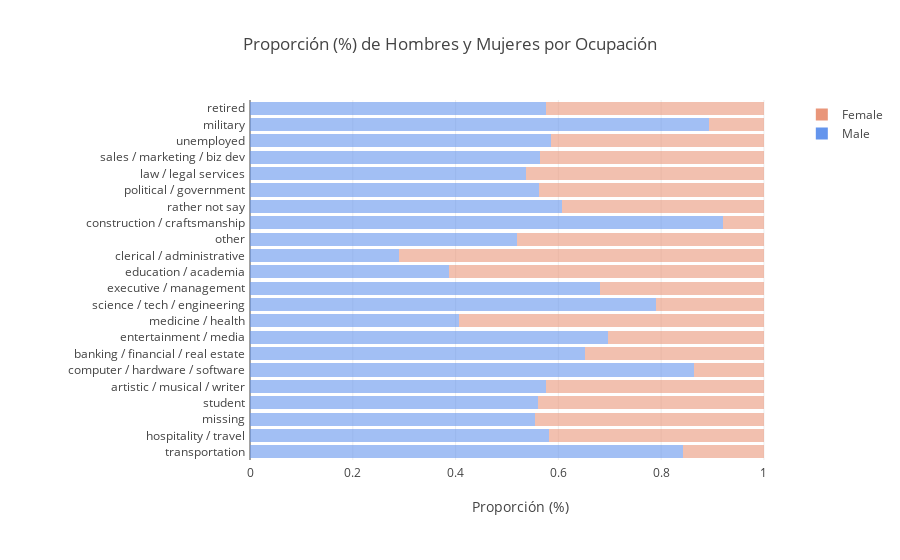

Notebook cell for this chart:
### Code cell
trace1 = go.Bar(
    y=list(df_m.job.unique()),
    x=[len(df_m[df_m.job==x])/len(df.loc[df.job == x])  for x in list(df_m.job.unique())],
    marker=dict(color="cornflowerblue",
            opacity=0.6),name='Male',orientation='h'
)
trace2 = go.Bar(
    y=list(df_f.job.unique()),
    x=[len(df_f[df_f.job==x])/len(df.loc[df.job == x])   for x in list(df_f.job.unique())],
    marker=dict(color="darksalmon",
            opacity=0.6),
    name='Female',orientation='h'
)

data = [trace1, trace2]
layout = go.Layout(
    barmode='stack', margin=go.layout.Margin(
        l=250,
        r=50,
        b=100,
        t=100,
        pad=4
    ),
    title = 'Proporción (%) de Hombres y Mujeres por Ocupación',
     xaxis = dict(title = 'Proporción (%)',
        hoverformat = '.2%'
    )
)

fig = go.Figure(data=data, layout=layout)
iplot(fig)

### Figure 1 — Plotly figure (JSON) as saved in the notebook; plotly's stock layout.template omitted (floating-point values rounded to 4 significant figures)
{"data": [{"marker": {"color": "cornflowerblue", "opacity": 0.6}, "name": "Male", "orientation": "h", "type": "bar", "uid": "9d8e7b1a-b50b-492f-80df-225b2cbc4001", "x": [0.8415, 0.5821, 0.554, 0.5594, 0.576, 0.8639, 0.6514, 0.6973, 0.4057, 0.7904, 0.6818, 0.3866, 0.2894, 0.5198, 0.9207, 0.6078, 0.5621, 0.5366, 0.5637, 0.5861, 0.8922, 0.576], "y": ["transportation", "hospitality / travel", "missing", "student", "artistic / musical / writer", "computer / hardware / software", "banking / financial / real estate", "entertainment / media", "medicine / health", "science / tech / engineering", "executive / management", "education / academia", "clerical / administrative", "other", "construction / craftsmanship", "rather not say", "political / government", "law / legal services", "sales / marketing / biz dev", "unemployed", "military", "retired"]}, {"marker": {"color": "darksalmon", "opacity": 0.6}, "name": "Female", "orientation": "h", "type": "bar", "uid": "66a0d756-8d3c-464b-940b-469d8ac9184f", "x": [0.446, 0.424, 0.4363, 0.4802, 0.5943, 0.3486, 0.4406, 0.1361, 0.4179, 0.3027, 0.2096, 0.6134, 0.4634, 0.3922, 0.3182, 0.1585, 0.4379, 0.424, 0.7106, 0.07933, 0.4139, 0.1078], "y": ["missing", "artistic / musical / writer", "sales / marketing / biz dev", "other", "medicine / health", "banking / financial / real estate", "student", "computer / hardware / software", "hospitality / travel", "entertainment / media", "science / tech / engineering", "education / academia", "law / legal services", "rather not say", "executive / management", "transportation", "political / government", "retired", "clerical / administrative", "construction / craftsmanship", "unemployed", "military"]}], "layout": {"barmode": "stack", "margin": {"b": 100, "l": 250, "pad": 4, "r": 50, "t": 100}, "title": {"text": "Proporción (%) de Hombres y Mujeres por Ocupación"}, "xaxis": {"hoverformat": ".2%", "title": {"text": "Proporción (%)"}}}}
